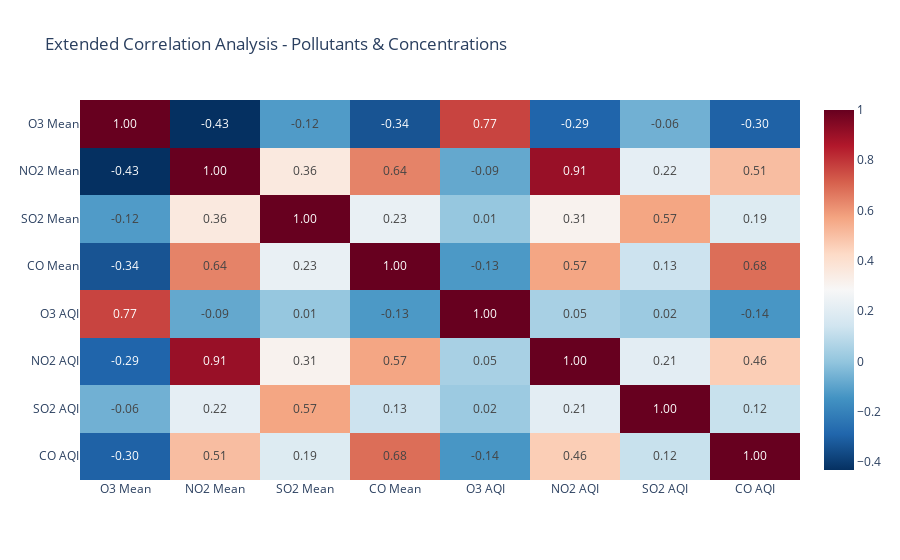

The notebook cell saved with this chart:
### Code cell
weather_cols = ['O3 Mean', 'NO2 Mean', 'SO2 Mean', 'CO Mean', 
                'O3 AQI', 'NO2 AQI', 'SO2 AQI', 'CO AQI']
available_cols = [col for col in weather_cols if col in data.columns]

if len(available_cols) > 2:
    correlation_extended = data[available_cols].corr()
    
    fig = px.imshow(
        correlation_extended,
        text_auto='.2f',
        color_continuous_scale='RdBu_r',
        title='Extended Correlation Analysis - Pollutants & Concentrations',
        aspect='auto'
    )
    fig.show()

### Figure 1 — Plotly figure (JSON) as saved in the notebook; plotly's stock layout.template omitted (floating-point values rounded to 4 significant figures)
{"data": [{"coloraxis": "coloraxis", "hovertemplate": "x: %{x}<br>y: %{y}<br>color: %{z}<extra></extra>", "name": "0", "texttemplate": "%{z:.2f}", "type": "heatmap", "x": ["O3 Mean", "NO2 Mean", "SO2 Mean", "CO Mean", "O3 AQI", "NO2 AQI", "SO2 AQI", "CO AQI"], "xaxis": "x", "y": ["O3 Mean", "NO2 Mean", "SO2 Mean", "CO Mean", "O3 AQI", "NO2 AQI", "SO2 AQI", "CO AQI"], "yaxis": "y", "z": [[1.0, -0.4316, -0.1214, -0.3369, 0.7694, -0.2911, -0.06257, -0.2996], [-0.4316, 1.0, 0.3555, 0.6414, -0.08626, 0.9066, 0.216, 0.5056], [-0.1214, 0.3555, 1.0, 0.2308, 0.006013, 0.3115, 0.5692, 0.1875], [-0.3369, 0.6414, 0.2308, 1.0, -0.1286, 0.5668, 0.1322, 0.6844], [0.7694, -0.08626, 0.006013, -0.1286, 1.0, 0.04696, 0.02058, -0.1363], [-0.2911, 0.9066, 0.3115, 0.5668, 0.04696, 1.0, 0.2075, 0.4618], [-0.06257, 0.216, 0.5692, 0.1322, 0.02058, 0.2075, 1.0, 0.1211], [-0.2996, 0.5056, 0.1875, 0.6844, -0.1363, 0.4618, 0.1211, 1.0]]}], "layout": {"coloraxis": {"colorscale": [[0, "rgb(5,48,97)"], [0.1, "rgb(33,102,172)"], [0.2, "rgb(67,147,195)"], [0.3, "rgb(146,197,222)"], [0.4, "rgb(209,229,240)"], [0.5, "rgb(247,247,247)"], [0.6, "rgb(253,219,199)"], [0.7, "rgb(244,165,130)"], [0.8, "rgb(214,96,77)"], [0.9, "rgb(178,24,43)"], [1, "rgb(103,0,31)"]]}, "title": {"text": "Extended Correlation Analysis - Pollutants & Concentrations"}, "xaxis": {"anchor": "y", "domain": [0, 1]}, "yaxis": {"anchor": "x", "autorange": "reversed", "domain": [0, 1]}}}
